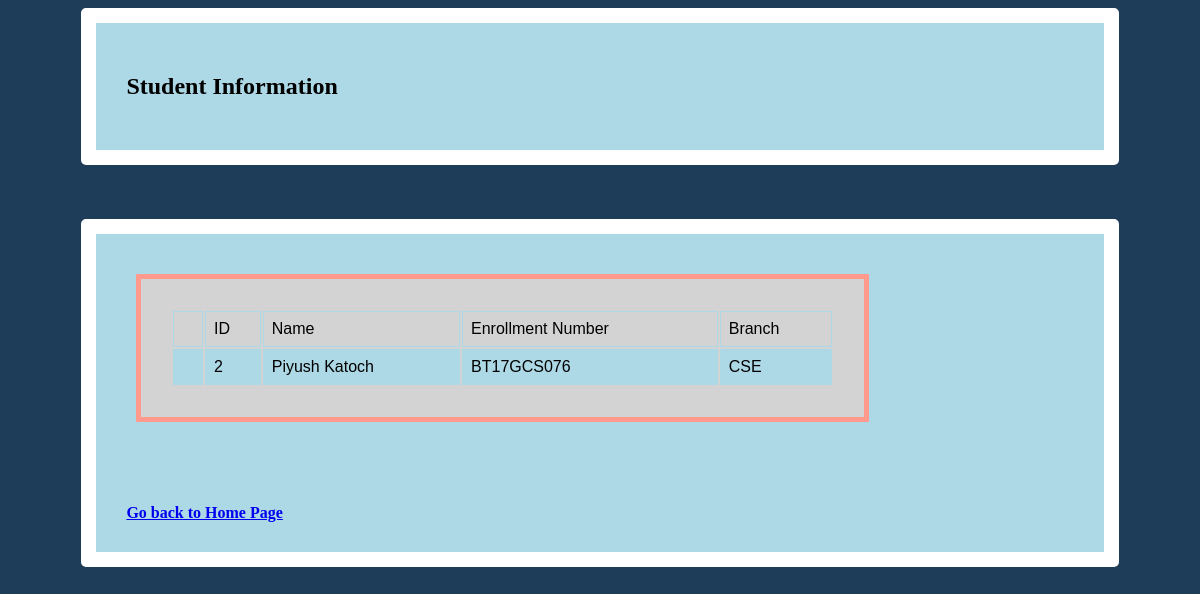
Before: /view with the older database file.
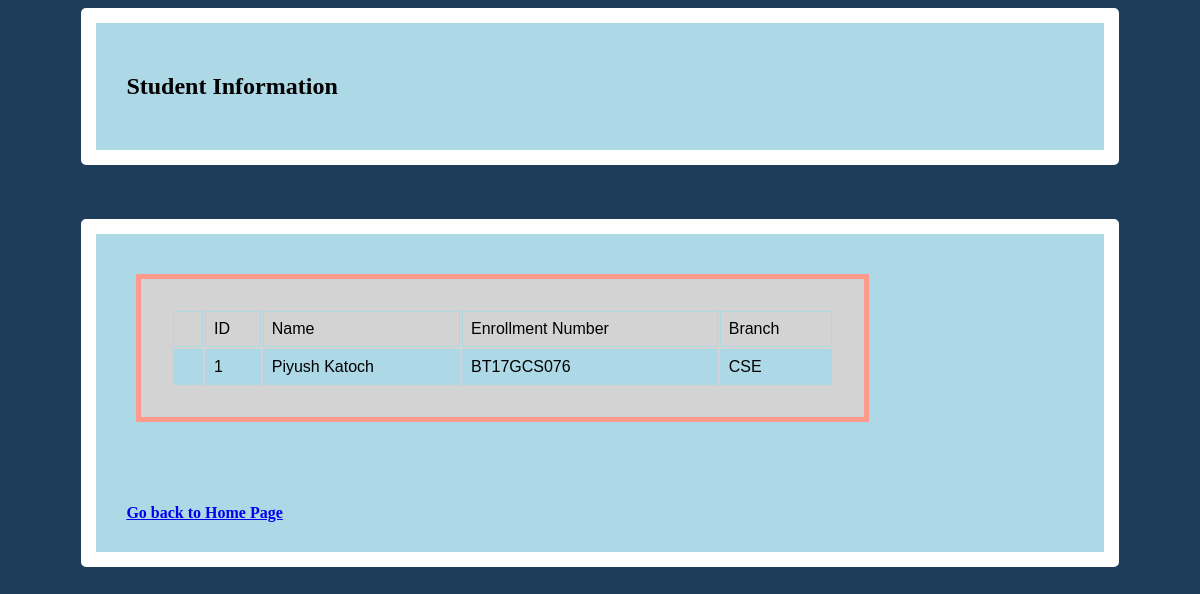
After: the same page with the newer database file.
### tables this page shows
CREATE TABLE student (id INTEGER PRIMARY KEY AUTOINCREMENT, name TEXT NOT NULL, enroll TEXT UNIQUE NOT NULL, branch TEXT NOT NULL);

### app.py (the view)
@app.route("/view")
def view():
    con = sqlite3.connect("student.db")
    con.row_factory = sqlite3.Row
    cur = con.cursor()
    cur.execute("select * from student")
    rows = cur.fetchall()
    return render_template("view.html",rows = rows)

### templates/view.html (shortened to what this page needs)
<!DOCTYPE html>
<html>
<head>
</head>
<body bgcolor="#1e3d59">
    <div class='main'>
      <h2>Student Information</h2>
    </div>
    <br><br><br>
    <div class='main'>
    <div class='article'>
   <table>
    <th>
        <td>ID</td>
        <td>Name</td>
        <td>Enrollment Number</td>
        <td>Branch</td>
    </th>
    {% for row in rows %}
        <tr>
            <td></td>
            <td>{{row["id"]}}</td>
            <td>{{row["name"]}}</td>
            <td>{{row["enroll"]}}</td>
            <td>{{row["branch"]}}</td>
        </tr>
    {% endfor %}
</table>
</div>
<br><br> <br><br>
<b><a href="/">Go back to Home Page</a></b>
</div>
</body>
</html>

### templates/view.html (style rules this page uses)
table { font-family: arial, sans-serif; border-color:black; border-radius: 5px; border-width: 10px; width: 100%; }
td, th { border: 1px solid lightblue; text-align: left; padding: 8px; }
tr:nth-child(even) { background-color: lightblue; }
.main { background-color: lightblue; border-radius: 5px; width: 80%; border: 15px solid white; padding: 30px; margin: auto; }
.article { background-color: lightgrey; width: 70%; border: 5px solid #ff9a8d; padding: 30px; margin: 10px; }

Changed rows visible on the page:
removed student: id "2", name "Piyush Katoch", enroll "BT17GCS076", branch "CSE"
added student: id "1", name "Piyush Katoch", enroll "BT17GCS076", branch "CSE"
